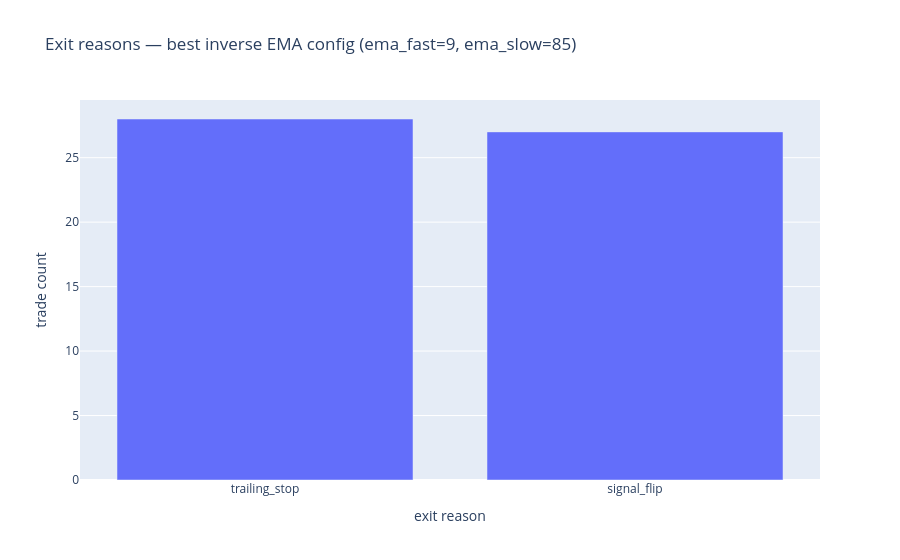

Write notebook code for a chart like this one.
### Markdown cell above
## 6. Exit-reason distribution for the top config

Strategy quality isn't just about PnL — *how* trades close matters. A strategy whose winners all come from `take_profit` behaves very differently from one relying on `signal_flip`.

### Code cell
best = top.iloc[0]
exit_cols = [c for c in results.columns if c.startswith("n_")]
exit_breakdown = best[exit_cols].rename(lambda c: c.removeprefix("n_"))
exit_breakdown = exit_breakdown[exit_breakdown > 0]

fig = px.bar(
    x=exit_breakdown.index,
    y=exit_breakdown.values,
    labels=dict(x="exit reason", y="trade count"),
    title=f"Exit reasons — best inverse EMA config (ema_fast={int(best.ema_fast)}, ema_slow={int(best.ema_slow)})",
)
fig.show()

### Figure 1 — Plotly figure (JSON) as saved in the notebook; plotly's stock layout.template omitted (floating-point values rounded to 4 significant figures)
{"data": [{"hovertemplate": "exit reason=%{x}<br>trade count=%{y}<extra></extra>", "legendgroup": "", "marker": {"color": "#636efa", "pattern": {"shape": ""}}, "name": "", "orientation": "v", "showlegend": false, "textposition": "auto", "type": "bar", "x": ["trailing_stop", "signal_flip"], "xaxis": "x", "y": [28.0, 27.0], "yaxis": "y"}], "layout": {"barmode": "relative", "legend": {"tracegroupgap": 0}, "title": {"text": "Exit reasons — best inverse EMA config (ema_fast=9, ema_slow=85)"}, "xaxis": {"anchor": "y", "domain": [0, 1], "title": {"text": "exit reason"}}, "yaxis": {"anchor": "x", "domain": [0, 1], "title": {"text": "trade count"}}}}
